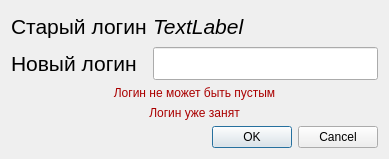
<?xml version="1.0" encoding="UTF-8"?>
<ui version="4.0">
 <class>ChangeLoginDialog</class>
 <widget class="QDialog" name="ChangeLoginDialog">
  <property name="geometry">
   <rect>
    <x>0</x>
    <y>0</y>
    <width>389</width>
    <height>159</height>
   </rect>
  </property>
  <property name="windowTitle">
   <string>Dialog</string>
  </property>
  <layout class="QGridLayout" name="gridLayout">
   <item row="1" column="1">
    <widget class="QLineEdit" name="new_lineEdit">
     <property name="minimumSize">
      <size>
       <width>0</width>
       <height>30</height>
      </size>
     </property>
     <property name="font">
      <font>
       <pointsize>16</pointsize>
      </font>
     </property>
    </widget>
   </item>
   <item row="1" column="0">
    <widget class="QLabel" name="new_label">
     <property name="minimumSize">
      <size>
       <width>0</width>
       <height>30</height>
      </size>
     </property>
     <property name="font">
      <font>
       <pointsize>16</pointsize>
      </font>
     </property>
     <property name="text">
      <string>Новый логин</string>
     </property>
    </widget>
   </item>
   <item row="0" column="0">
    <widget class="QLabel" name="old_label">
     <property name="minimumSize">
      <size>
       <width>0</width>
       <height>30</height>
      </size>
     </property>
     <property name="font">
      <font>
       <pointsize>16</pointsize>
      </font>
     </property>
     <property name="text">
      <string>Старый логин</string>
     </property>
    </widget>
   </item>
   <item row="4" column="1">
    <widget class="QDialogButtonBox" name="buttonBox">
     <property name="orientation">
      <enum>Qt::Horizontal</enum>
     </property>
     <property name="standardButtons">
      <set>QDialogButtonBox::Cancel|QDialogButtonBox::Ok</set>
     </property>
    </widget>
   </item>
   <item row="0" column="1">
    <widget class="QLabel" name="input_old_label">
     <property name="minimumSize">
      <size>
       <width>0</width>
       <height>30</height>
      </size>
     </property>
     <property name="font">
      <font>
       <pointsize>16</pointsize>
       <italic>true</italic>
      </font>
     </property>
     <property name="text">
      <string>TextLabel</string>
     </property>
    </widget>
   </item>
   <item row="2" column="0" colspan="2">
    <widget class="QLabel" name="empty_label">
     <property name="styleSheet">
      <string notr="true">QLabel
{
	color: rgb(170, 0, 0)
}</string>
     </property>
     <property name="text">
      <string>Логин не может быть пустым</string>
     </property>
     <property name="alignment">
      <set>Qt::AlignCenter</set>
     </property>
    </widget>
   </item>
   <item row="3" column="0" colspan="2">
    <widget class="QLabel" name="busy_label">
     <property name="styleSheet">
      <string notr="true">QLabel
{
	color: rgb(170, 0, 0)
}</string>
     </property>
     <property name="text">
      <string>Логин уже занят</string>
     </property>
     <property name="alignment">
      <set>Qt::AlignCenter</set>
     </property>
    </widget>
   </item>
  </layout>
 </widget>
 <resources/>
 <connections>
  <connection>
   <sender>buttonBox</sender>
   <signal>accepted()</signal>
   <receiver>ChangeLoginDialog</receiver>
   <slot>accept()</slot>
   <hints>
    <hint type="sourcelabel">
     <x>248</x>
     <y>254</y>
    </hint>
    <hint type="destinationlabel">
     <x>157</x>
     <y>274</y>
    </hint>
   </hints>
  </connection>
  <connection>
   <sender>buttonBox</sender>
   <signal>rejected()</signal>
   <receiver>ChangeLoginDialog</receiver>
   <slot>reject()</slot>
   <hints>
    <hint type="sourcelabel">
     <x>316</x>
     <y>260</y>
    </hint>
    <hint type="destinationlabel">
     <x>286</x>
     <y>274</y>
    </hint>
   </hints>
  </connection>
 </connections>
</ui>
